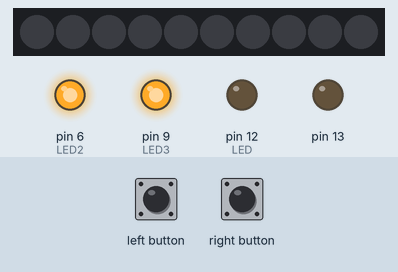
This sketch was run on a simulated Arduino Leonardo, built with avr-gcc and run on an emulated ATmega32U4. Shown: 10 RGB LEDs in strip order, left to right, output pins drawn as LEDs (lit = HIGH). The test bench sets the inputs (shaded band). USB keyboard and mouse output is not drawn; what the sketch prints to the serial monitor is not drawn.

Above: at 1.2 s.
1.3 s: left button pressed for 0.4 s
At 2.6 s:
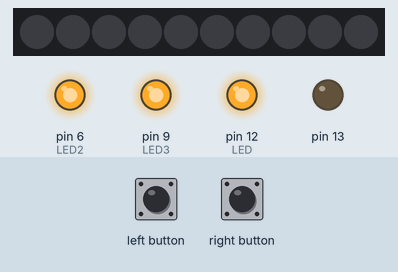
3.5 s: right button pressed for 0.4 s
5.5 s: right button pressed for 1 s
At 7.8 s:
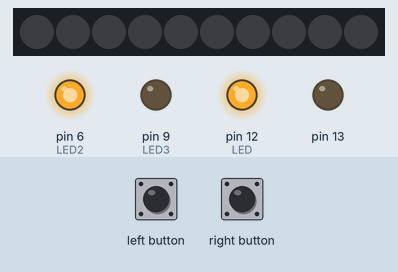
8.2 s: left button pressed for 1 s
At 10.6 s:
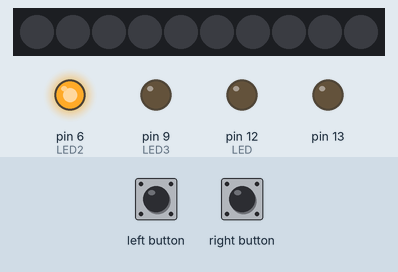
10.9 s: left button pressed for 3.2 s
At 14.7 s:
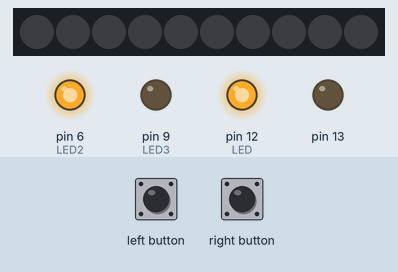
15.6 s: right button pressed for 3.2 s
At 19.9 s:
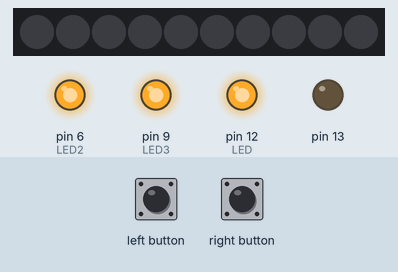
Timing chart, 0 to 21.3 s (numbered marks = the images above; inputs shaded):
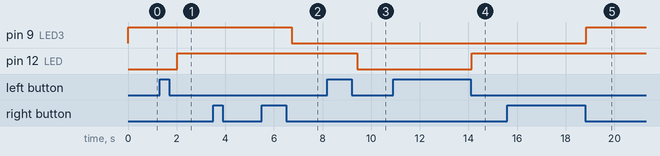

The sketch:

theorb.ino
```cpp
#include <Adafruit_CircuitPlayground.h>
#include "Keyboard.h"

int lastButtonState;
int currentButtonState;

int lastButtonState2;
int currentButtonState2;

int light = LOW;
long time = 0;
int state = HIGH;
boolean yes;
boolean previous = false;
int debounce = 200;

int light2 = LOW;
long time2 = 0;
int state2 = HIGH;
boolean yes2;
boolean previous2 = false;
int debounce2 = 200;

int light3 = LOW;
long time3 = 0;
int state3 = HIGH;
boolean yes3;
boolean previous3 = false;
int debounce3 = 200;


bool message;
bool message2;
bool message3;


#define LED 12  // The pin the LED is connected to
#define LED2 6  // The pin the LED is connected to
#define LED3 9


void setup() {
  message = true; // for user testing, message is already received from another user
  message2 = true;
  message3 = true;


  // put your setup code here, to run once:
  Serial.begin(9600);
  Keyboard.begin();
  CircuitPlayground.begin();

  pinMode(LED, OUTPUT); // Declare the LED as an output
  pinMode(LED2, OUTPUT);
  pinMode(LED3, OUTPUT);
  //shorter wire on LED bulb connected to the GND,
  // longer wire connecteed to pin

  //button states set up
  currentButtonState = CircuitPlayground.leftButton();
  currentButtonState2 = CircuitPlayground.rightButton();

  digitalWrite(LED2, HIGH);
  digitalWrite(LED3, HIGH);
}

void loop() {


  lastButtonState    = currentButtonState;
  currentButtonState = CircuitPlayground.leftButton();

  lastButtonState2    = currentButtonState2;
  currentButtonState2 = CircuitPlayground.rightButton();


  if( CircuitPlayground.readCap(0) > 100 ) {

      yes = true ;
  } else {
    yes = false;
  }
  if( CircuitPlayground.readCap(1) > 100 ) {

      yes2 = true ;
  } else {
    yes2 = false;
  }

  if( CircuitPlayground.readCap(2) > 100 ) {

      yes3 = true ;
  } else {
    yes3 = false;
  }


  if(lastButtonState == HIGH && currentButtonState == LOW) {
    Serial.println("The left button is pressed");

//    state = HIGH;
    light = !light;
    digitalWrite(LED, light);
  }
  // make the button toggle the light not the touch sensor.

  if(lastButtonState2 == HIGH && currentButtonState2 == LOW) {
    Serial.println("The right button is pressed");
    light3 = !light3;
    digitalWrite(LED3, light3);
  }

  //button pressed turn on / off
  //touch sensor send keyboard message

  //https://forum.arduino.cc/t/cap-sensing-single-event-while-button-pressed/282380
  // to toggle the state of state
  if(yes == true && previous  == false && millis() - time> debounce){

     if(state == LOW){
       state = HIGH;

       Keyboard.press('=');
       Keyboard.releaseAll();
       //time = millis();
     }
     else {
       state = LOW;
       time = millis();

       Keyboard.press('=');
       Keyboard.releaseAll();
     }
  }
   message = state;
   previous = yes;
   delay(10);

   if(yes2 == true && previous2  == false && millis() - time2> debounce2){

     if(state2 == LOW){
       state2 = HIGH;

       Keyboard.press('_');
       Keyboard.releaseAll();
       //time = millis();
     }
     else {
       state2 = LOW;
       time2 = millis();

       Keyboard.press('_');
       Keyboard.releaseAll();
     }
  }
   message2 = state2;
   previous2 = yes2;
   delay(10);


  if(yes3 == true && previous3  == false && millis() - time3> debounce3){

     if(state3 == LOW){
       state3 = HIGH;

       Keyboard.press('|');
       Keyboard.releaseAll();
       //time = millis();
     }
     else {
       state3 = LOW;
       time3 = millis();

       Keyboard.press('|');
       Keyboard.releaseAll();
     }
  }
   message3 = state3;
   previous3 = yes3;
   delay(10);

   //터치센서 눌렀을때 토글 되게하는게 아니라 그냥 꺼지게 하고
   // 버튼 눌렀을때 켜지게 해야함


  if(light == HIGH) {
    digitalWrite(LED, HIGH);
  } else {
    digitalWrite(LED, LOW);
  }
  if(message == HIGH) {
//    digitalWrite(LED, HIGH);


  } else {
    // turn longer to turn off blink cuz the board detects cap sensor late by delay with blinking
//    digitalWrite(LED, LOW);
//    digitalWrite(LED2, LOW);
//    digitalWrite(LED3, LOW);

  }

  if(message2 == HIGH) {

    digitalWrite(LED2, HIGH);
//    digitalWrite(LED3, HIGH);

  } else {
    // turn longer to turn off blink cuz the board detects cap sensor late by delay with blinking
//    digitalWrite(LED, LOW);
    digitalWrite(LED2, LOW);
//    digitalWrite(LED3, LOW);

  }

  if(message3 == HIGH) {


//    digitalWrite(LED3, HIGH);

  } else {
    // turn longer to turn off blink cuz the board detects cap sensor late by delay with blinking

//    digitalWrite(LED3, LOW);

  }


  Keyboard.end();

  Serial.println("time");
  Serial.println(millis() - time);

  Serial.print("message:");Serial.println(message);
  Serial.print("message2:");Serial.println(message2);
  Serial.print("message3:");Serial.println(message3);

  Serial.print("Capsense #0: "); Serial.println(CircuitPlayground.readCap(0));
  Serial.print("Capsense #1: "); Serial.println(CircuitPlayground.readCap(1));
  Serial.print("Capsense #2: "); Serial.println(CircuitPlayground.readCap(2));
  delay(300);
}

// button triggers the clarity change. both users should trigger at the same time. central server will observe it.
```

Measured:
- after the input at 1.3 s, pin 12 (LED): LOW → HIGH after 0.72 s
- after the input at 3.5 s, every drawn part: stays the same
- after the input at 5.5 s, pin 9 (LED3): HIGH → LOW after 1.2 s
- after the input at 8.2 s, pin 12 (LED): HIGH → LOW after 1.2 s
- after the input at 10.9 s, pin 12 (LED): LOW → HIGH after 3.2 s
- after the input at 15.6 s, pin 9 (LED3): LOW → HIGH after 3.2 s
